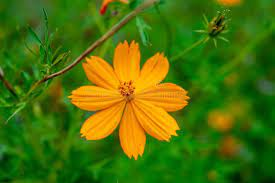
#> input picture image.jpg, 275 x 183 px
$ python main.py
#> lines starting #> are read from the running program, lines starting #| are printed output that depends on the picture; after the words box and inside, x2 and y2 are one past the last pixel; in counts of white or black regions, pixels touching at a corner belong together
# TechVidvan Object detection of similar color
import cv2
import numpy as np
# Reading the image
img = cv2.imread('image.jpg')
#> img is the input picture: shape (183, 275, 3); mean B, G, R 9.2, 112.2, 74.4
# Showing the output
# cv2.imshow("Image", img)
# cv2.waitKey(0)
# cv2.destroyAllWindows()

# convert to hsv colorspace
hsv = cv2.cvtColor(img, cv2.COLOR_BGR2HSV)
#> hsv: shape (183, 275, 3); mean H, S, V 44.4, 236.7, 127.2
# lower bound and upper bound for Green color
lower_bound = np.array([20, 20, 20])
upper_bound = np.array([100, 255, 255])
# find the colors within the boundaries
mask = cv2.inRange(hsv, lower_bound, upper_bound)
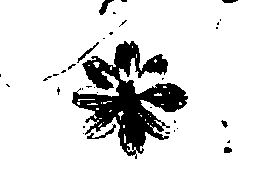
#> mask: shape (183, 275); 88% white; 35 black regions (28 under 20 px), largest, box (x1, y1, x2, y2) and area: (72, 41, 188, 159) 5482, (87, 124, 116, 139) 97, (99, 0, 114, 15) 92

#define kernel size
kernel = np.ones((7,7),np.uint8)
# Remove unnecessary noise from mask
mask = cv2.morphologyEx(mask, cv2.MORPH_CLOSE, kernel)
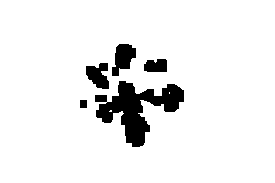
#> mask: shape (183, 275); 92.6% white; 5 black regions, box (x1, y1, x2, y2) and area: (95, 81, 184, 147) 2506, (112, 44, 136, 76) 482, (86, 63, 109, 89) 406, (144, 59, 167, 72) 265, (80, 100, 87, 108) 56
mask = cv2.morphologyEx(mask, cv2.MORPH_OPEN, kernel)
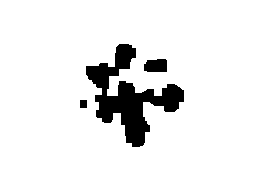
#> mask: shape (183, 275); 92.2% white; 3 black regions, box (x1, y1, x2, y2) and area: (86, 44, 184, 147) 3616, (144, 59, 167, 72) 272, (80, 100, 87, 108) 56

# Segment only the detected region
segmented_img = cv2.bitwise_and(img, img, mask=mask)
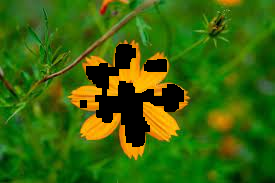
#> segmented_img: shape (183, 275, 3); mean B, G, R 8.5, 101.3, 56.1

# Find contours from the mask

contours, hierarchy = cv2.findContours(mask.copy(), cv2.RETR_EXTERNAL, cv2.CHAIN_APPROX_SIMPLE)
#> contours = [[[0, 0], [0, 182], [274, 182], [274, 0]]]

output = cv2.drawContours(segmented_img, contours, -1, (0, 0, 255), 1)

# Showing the output

cv2.imshow("Output", output)
cv2.waitKey(0)
# lower bound and upper bound for Yellow color

lower_bound = np.array([20, 80, 80])
upper_bound = np.array([30, 255, 255])

# Draw contour on original image

output = cv2.drawContours(img, contours, -1, (0, 0, 255), 1)
cv2.imshow("Output", output)
cv2.waitKey(0)
